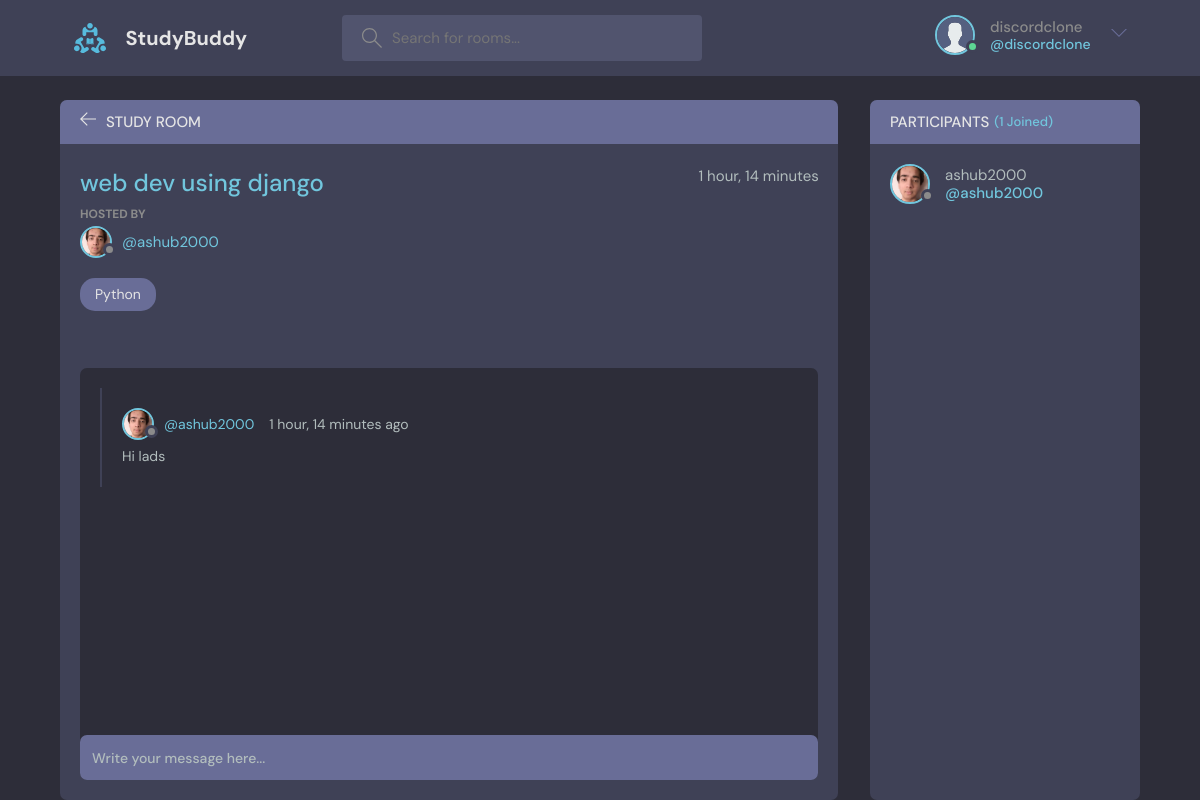
Screenshot of /room/2/ (signed in) with the database file from the repository.
### base/models.py (models this page shows, shortened)
class User(AbstractUser):
    name = models.CharField(max_length=200, null=True)
    email = models.EmailField(unique=True, null=True)
    bio = models.TextField(null=True)
    avatar = models.ImageField(null=True, default="avatar.svg")
    USERNAME_FIELD = 'email'
    REQUIRED_FIELDS = ['username']

class Room(models.Model):
    host = models.ForeignKey(User, on_delete=models.SET_NULL, null=True)
    topic = models.ForeignKey(Topic,on_delete=models.SET_NULL, null=True)
    name = models.CharField(max_length=200)
    description = models.TextField(null=True, blank=True)
    participants = models.ManyToManyField(User, related_name='participants', blank=True)
    updated = models.DateTimeField(auto_now=True)
    created = models.DateTimeField(auto_now_add=True)
    class Meta:
        ordering = ['-updated', '-created']

class Topic(models.Model):
    name = models.CharField(max_length=200)

class Message(models.Model):
    user = models.ForeignKey(User, on_delete=models.CASCADE)
    room = models.ForeignKey(Room, on_delete=models.CASCADE)
    body = models.TextField()
    updated = models.DateTimeField(auto_now=True)
    created = models.DateTimeField(auto_now_add=True)
    class Meta:
        ordering = ['-updated', '-created']

### base/views.py (the view, shortened to what this page needs)
# urls.py: path('room/<str:pk>/', views.room, name='room'),
def room(request, pk):
    room = Room.objects.get(id=pk)
    room_messages = room.message_set.all().order_by('-created')
    room_participants = room.participants.all()
    context = {'room': room, 'room_messages': room_messages, 'room_participants': room_participants}
    return render(request, 'base/room.html', context)

### base/templates/base/room.html (shortened to what this page needs)
{% extends 'main.html' %}
{% block content %}
    <main class="profile-page layout layout--2">
      <div class="container">
        <div class="room">
          <div class="room__top">
            <div class="room__topLeft">
              <a href="{% url 'home' %}">
                <svg version="1.1" xmlns="http://www.w3.org/2000/svg" width="32" height="32" viewBox="0 0 32 32">
                  <title>arrow-left</title>
                  <path
                    d="M13.723 2.286l-13.723 13.714 13.719 13.714 1.616-1.611-10.96-10.96h27.625v-2.286h-27.625l10.965-10.965-1.616-1.607z"
                  ></path>
                </svg>
              </a>
              <h3>Study Room</h3>
            </div>
          </div>
          <div class="room__box scroll">
            <div class="room__header scroll">
              <div class="room__info">
                <h3>{{room.name}}</h3>
                <span>{{room.created|timesince}}</span>
              </div>
              <div class="room__hosted">
                <p>Hosted By</p>
                <a href="{% url 'profile' room.host.id %}" class="room__author">
                  <div class="avatar avatar--small">
                    <img src="{{room.host.avatar.url}}" />
                  </div>
                  <span>@{{room.host.username}}</span>
                </a>
              </div>
              <span class="room__topics">{{room.topic.name}}</span>
            </div>
            <div class="room__conversation">
              <div class="threads scroll">
                {% for message in room_messages %}
                <div class="thread">
                  <div class="thread__top">
                    <div class="thread__author">
                      <a href="{% url 'profile' message.user.id%}" class="thread__authorInfo">
                        <div class="avatar avatar--small">
                          <img src="{{message.user.avatar.url}}" />
                        </div>
                        <span>@{{message.user.username}}</span>
                      </a>
                      <span class="thread__date">{{message.created|timesince}} ago</span>
                    </div>
                  </div>
                  <div class="thread__details">
                    {{message.body}}
                  </div>
                </div>
                {% endfor %}
              </div>
            </div>
          </div>
          {% if request.user.is_authenticated %}
          <div class="room__message">
            <form action="" method="POST">{% csrf_token %}<input type="text" name="body" placeholder="Write your message here..." /></form>
          </div>
        </div>
        {% endif %}
        <div class="participants">
          <h3 class="participants__top">Participants <span>({{room_participants.count}} Joined)</span></h3>
          <div class="participants__list scroll">
            {% for user in room_participants %}
            <a href="{% url 'profile' user.id %}" class="participant">
              <div class="avatar avatar--medium">
                <img src="{{user.avatar.url}}" />
              </div>
              <p>
                {{user.username}}
                <span>@{{user.username}}</span>
              </p>
            </a>
            {% endfor %}
          </div>
        </div>
      </div>
    </main>
{% endblock %}

### templates/navbar.html (shortened to what this page needs)
{% load static %}
<header class="header header--loggedIn">
    <div class="container">
      <a href="{% url 'home' %}" class="header__logo">
        <img src="{% static 'images/logo.svg' %}"/>
        <h1>StudyBuddy</h1>
      </a>
      <form class="header__search" method='GET' action="{% url 'home' %}">
        <label>
          <input name='q' placeholder="Search for rooms..." />
        </label>
      </form>
      <nav class="header__menu">
        {% if request.user.is_authenticated %}
        <div class="header__user">
          <a href="{% url 'profile' request.user.id %}">
            <div class="avatar avatar--medium active">
              <img src="{{request.user.avatar.url}}" />
            </div>
            <p>{{request.user.username}}<span>@{{request.user.username}}</span></p>
          </a>
          <button class="dropdown-button">
            <svg version="1.1" xmlns="http://www.w3.org/2000/svg" width="32" height="32" viewBox="0 0 32 32">
              <title>chevron-down</title>
              <path d="M16 21l-13-13h-3l16 16 16-16h-3l-13 13z"></path>
            </svg>
          </button>
        </div>
        {% else %}
        <a href="{% url 'login' %}">
          <img src="{% static 'images/avatar.svg' %}" />
          <p>Login</p>
        </a>
        {% endif %}
      </nav>
    </div>
  </header>

### rows the page displays
User: user.avatar (placeholder picture), user.username "discordclone"
Room: name "web dev using django", created "1 hour, 14 minutes", host.avatar (picture), host.username "ashub2000", topic.name "Python"
Message: user.avatar (picture), user.username "ashub2000", created "1 hour, 14 minutes", body "Hi lads"
User: avatar (picture), username "ashub2000"

### other values shown
{{ room_participants.count }} "1"
